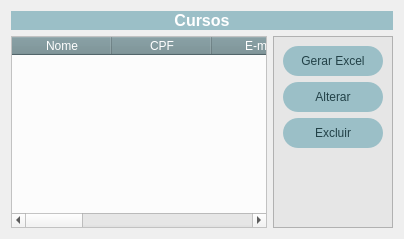
                <widget class="QWidget" name="tab_9">
                 <attribute name="title">
                  <string>Curso</string>
                 </attribute>
                 <layout class="QVBoxLayout" name="verticalLayout_34">
                  <item>
                   <widget class="QLabel" name="label_23">
                    <property name="autoFillBackground">
                     <bool>false</bool>
                    </property>
                    <property name="styleSheet">
                     <string notr="true">background-color: rgb(155, 191, 199);</string>
                    </property>
                    <property name="text">
                     <string>&lt;html&gt;&lt;head/&gt;&lt;body&gt;&lt;p align=&quot;center&quot;&gt;&lt;span style=&quot; font-size:12pt; font-weight:600; color:#ffffff;&quot;&gt;Cursos&lt;/span&gt;&lt;/p&gt;&lt;/body&gt;&lt;/html&gt;</string>
                    </property>
                   </widget>
                  </item>
                  <item>
                   <layout class="QHBoxLayout" name="horizontalLayout_13">
                    <item>
                     <widget class="QTableWidget" name="tableWidget_9">
                      <property name="styleSheet">
                       <string notr="true">QHeaderView::section {

	background-color: rgb(115, 142, 148);
	color: rgb(255,255,255);
	font: 10pt &quot;MS Shel  Dlg 2&quot;;

}


QTableWidget{
	
background-color: rgb(252, 252, 252);

}</string>
                      </property>
                      <column>
                       <property name="text">
                        <string>Nome</string>
                       </property>
                      </column>
                      <column>
                       <property name="text">
                        <string>CPF</string>
                       </property>
                      </column>
                      <column>
                       <property name="text">
                        <string>E-mail</string>
                       </property>
                      </column>
                      <column>
                       <property name="text">
                        <string>Telefone</string>
                       </property>
                      </column>
                      <column>
                       <property name="text">
                        <string>Data nascimento</string>
                       </property>
                      </column>
                      <column>
                       <property name="text">
                        <string>Estado</string>
                       </property>
                      </column>
                      <column>
                       <property name="text">
                        <string>Endereço</string>
                       </property>
                      </column>
                      <column>
                       <property name="text">
                        <string>Bairro</string>
                       </property>
                      </column>
                     </widget>
                    </item>
                    <item>
                     <widget class="QFrame" name="frame_17">
                      <property name="styleSheet">
                       <string notr="true">

QFrame {
	
	background-color: rgb(230,230,230);

}

QPushButton{

	border-radius:15px;
	background-color: rgb(155, 191, 199);
	font: 11 pt &quot;MS Shell Dlg 2&quot;;
	color:  rgb(34, 65, 71);

}</string>
                      </property>
                      <property name="frameShape">
                       <enum>QFrame::StyledPanel</enum>
                      </property>
                      <property name="frameShadow">
                       <enum>QFrame::Raised</enum>
                      </property>
                      <layout class="QVBoxLayout" name="verticalLayout_33">
                       <item>
                        <widget class="QPushButton" name="btn_excel_9">
                         <property name="minimumSize">
                          <size>
                           <width>100</width>
                           <height>30</height>
                          </size>
                         </property>
                         <property name="cursor">
                          <cursorShape>PointingHandCursor</cursorShape>
                         </property>
                         <property name="styleSheet">
                          <string notr="true">QPushButton:hover{

	color: rgb(255,255,255);
	background-color: rgb(49,147,0);


}</string>
                         </property>
                         <property name="text">
                          <string>Gerar Excel</string>
                         </property>
                        </widget>
                       </item>
                       <item>
                        <widget class="QPushButton" name="btn_alterar_9">
                         <property name="minimumSize">
                          <size>
                           <width>100</width>
                           <height>30</height>
                          </size>
                         </property>
                         <property name="cursor">
                          <cursorShape>PointingHandCursor</cursorShape>
                         </property>
                         <property name="styleSheet">
                          <string notr="true">QPushButton:hover{

	color: rgb(255,255,255);
	background-color:rgb(253, 210, 10)


}</string>
                         </property>
                         <property name="text">
                          <string>Alterar</string>
                         </property>
                        </widget>
                       </item>
                       <item>
                        <widget class="QPushButton" name="btn_excluir_9">
                         <property name="minimumSize">
                          <size>
                           <width>100</width>
                           <height>30</height>
                          </size>
                         </property>
                         <property name="cursor">
                          <cursorShape>PointingHandCursor</cursorShape>
                         </property>
                         <property name="styleSheet">
                          <string notr="true">QPushButton:hover{

	color: rgb(255,255,255);
	background-color: rgb(236, 37, 66)


}</string>
                         </property>
                         <property name="text">
                          <string>Excluir</string>
                         </property>
                        </widget>
                       </item>
                       <item>
                        <spacer name="verticalSpacer_16">
                         <property name="orientation">
                          <enum>Qt::Vertical</enum>
                         </property>
                         <property name="sizeHint" stdset="0">
                          <size>
                           <width>20</width>
                           <height>40</height>
                          </size>
                         </property>
                        </spacer>
                       </item>
                      </layout>
                     </widget>
                    </item>
                   </layout>
                  </item>
                 </layout>
                </widget>
